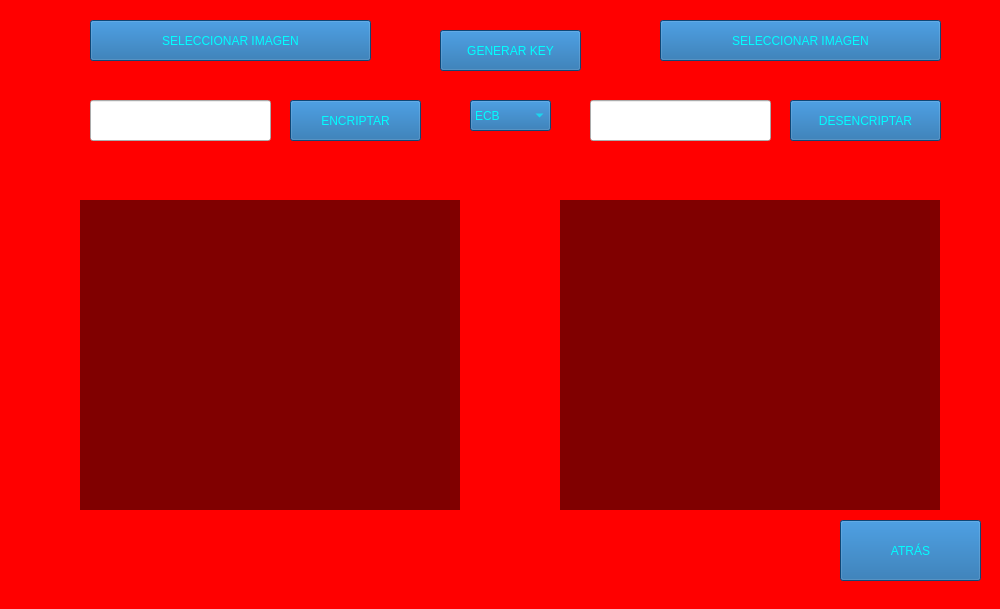
<?xml version="1.0" encoding="UTF-8"?>
<ui version="4.0">
 <class>cripDes</class>
 <widget class="QMainWindow" name="cripDes">
  <property name="geometry">
   <rect>
    <x>0</x>
    <y>0</y>
    <width>1000</width>
    <height>609</height>
   </rect>
  </property>
  <property name="maximumSize">
   <size>
    <width>1000</width>
    <height>613</height>
   </size>
  </property>
  <property name="windowTitle">
   <string>DES</string>
  </property>
  <property name="windowIcon">
   <iconset>
    <normaloff>icono.png</normaloff>icono.png</iconset>
  </property>
  <widget class="QWidget" name="centralwidget">
   <widget class="QLabel" name="fondo">
    <property name="geometry">
     <rect>
      <x>0</x>
      <y>0</y>
      <width>1000</width>
      <height>615</height>
     </rect>
    </property>
    <property name="styleSheet">
     <string notr="true">background-color: #ff0000;</string>
    </property>
    <property name="text">
     <string/>
    </property>
    <property name="pixmap">
     <pixmap>Imag1.jpg</pixmap>
    </property>
    <property name="scaledContents">
     <bool>false</bool>
    </property>
   </widget>
   <widget class="QPushButton" name="encr">
    <property name="geometry">
     <rect>
      <x>290</x>
      <y>100</y>
      <width>131</width>
      <height>41</height>
     </rect>
    </property>
    <property name="styleSheet">
     <string notr="true">background-color: rgb(21, 99, 165);
color: #00ffff;
font: 14pt &quot;Berlin Sans FB&quot;;</string>
    </property>
    <property name="text">
     <string>ENCRIPTAR</string>
    </property>
   </widget>
   <widget class="QLabel" name="img1">
    <property name="geometry">
     <rect>
      <x>80</x>
      <y>200</y>
      <width>380</width>
      <height>310</height>
     </rect>
    </property>
    <property name="font">
     <font>
      <pointsize>9</pointsize>
      <weight>75</weight>
      <bold>true</bold>
     </font>
    </property>
    <property name="styleSheet">
     <string notr="true">background-color:rgba(0,0,0,50%);
color:'white';
padding: 5px 15px 5px 15px;</string>
    </property>
    <property name="inputMethodHints">
     <set>Qt::ImhMultiLine</set>
    </property>
    <property name="text">
     <string/>
    </property>
    <property name="scaledContents">
     <bool>true</bool>
    </property>
    <property name="alignment">
     <set>Qt::AlignJustify|Qt::AlignVCenter</set>
    </property>
    <property name="wordWrap">
     <bool>true</bool>
    </property>
    <property name="textInteractionFlags">
     <set>Qt::LinksAccessibleByMouse|Qt::TextSelectableByKeyboard|Qt::TextSelectableByMouse</set>
    </property>
   </widget>
   <widget class="QPushButton" name="decr">
    <property name="geometry">
     <rect>
      <x>790</x>
      <y>100</y>
      <width>151</width>
      <height>41</height>
     </rect>
    </property>
    <property name="styleSheet">
     <string notr="true">background-color: rgb(21, 99, 165);
color: #00ffff;
font: 14pt &quot;Berlin Sans FB&quot;;</string>
    </property>
    <property name="text">
     <string>DESENCRIPTAR</string>
    </property>
   </widget>
   <widget class="QLabel" name="img2">
    <property name="geometry">
     <rect>
      <x>560</x>
      <y>200</y>
      <width>380</width>
      <height>310</height>
     </rect>
    </property>
    <property name="font">
     <font>
      <pointsize>9</pointsize>
      <weight>75</weight>
      <bold>true</bold>
     </font>
    </property>
    <property name="styleSheet">
     <string notr="true">background-color:rgba(0,0,0,50%);
color:'white';
padding: 5px 15px 5px 15px;</string>
    </property>
    <property name="inputMethodHints">
     <set>Qt::ImhMultiLine</set>
    </property>
    <property name="text">
     <string/>
    </property>
    <property name="scaledContents">
     <bool>true</bool>
    </property>
    <property name="alignment">
     <set>Qt::AlignJustify|Qt::AlignVCenter</set>
    </property>
    <property name="wordWrap">
     <bool>true</bool>
    </property>
    <property name="textInteractionFlags">
     <set>Qt::LinksAccessibleByMouse|Qt::TextSelectableByKeyboard|Qt::TextSelectableByMouse</set>
    </property>
   </widget>
   <widget class="QPushButton" name="back">
    <property name="geometry">
     <rect>
      <x>840</x>
      <y>520</y>
      <width>141</width>
      <height>61</height>
     </rect>
    </property>
    <property name="styleSheet">
     <string notr="true">background-color: rgb(21, 99, 165);
color: #00ffff;
font: 14pt &quot;Berlin Sans FB&quot;;</string>
    </property>
    <property name="text">
     <string>ATRÁS</string>
    </property>
   </widget>
   <widget class="QLineEdit" name="encrPwd">
    <property name="geometry">
     <rect>
      <x>90</x>
      <y>100</y>
      <width>181</width>
      <height>41</height>
     </rect>
    </property>
    <property name="font">
     <font>
      <pointsize>10</pointsize>
     </font>
    </property>
    <property name="text">
     <string/>
    </property>
    <property name="maxLength">
     <number>18</number>
    </property>
    <property name="alignment">
     <set>Qt::AlignCenter</set>
    </property>
   </widget>
   <widget class="QLineEdit" name="decrPwd">
    <property name="geometry">
     <rect>
      <x>590</x>
      <y>100</y>
      <width>181</width>
      <height>41</height>
     </rect>
    </property>
    <property name="font">
     <font>
      <pointsize>10</pointsize>
     </font>
    </property>
    <property name="text">
     <string/>
    </property>
    <property name="maxLength">
     <number>18</number>
    </property>
    <property name="alignment">
     <set>Qt::AlignCenter</set>
    </property>
   </widget>
   <widget class="QPushButton" name="imEn">
    <property name="geometry">
     <rect>
      <x>90</x>
      <y>20</y>
      <width>281</width>
      <height>41</height>
     </rect>
    </property>
    <property name="styleSheet">
     <string notr="true">background-color: rgb(21, 99, 165);
color: #00ffff;
font: 14pt &quot;Berlin Sans FB&quot;;</string>
    </property>
    <property name="text">
     <string>SELECCIONAR IMAGEN</string>
    </property>
   </widget>
   <widget class="QPushButton" name="imDe">
    <property name="geometry">
     <rect>
      <x>660</x>
      <y>20</y>
      <width>281</width>
      <height>41</height>
     </rect>
    </property>
    <property name="styleSheet">
     <string notr="true">background-color: rgb(21, 99, 165);
color: #00ffff;
font: 14pt &quot;Berlin Sans FB&quot;;</string>
    </property>
    <property name="text">
     <string>SELECCIONAR IMAGEN</string>
    </property>
   </widget>
   <widget class="QPushButton" name="bGenerarKey">
    <property name="geometry">
     <rect>
      <x>440</x>
      <y>30</y>
      <width>141</width>
      <height>41</height>
     </rect>
    </property>
    <property name="styleSheet">
     <string notr="true">background-color: rgb(21, 99, 165);
color: #00ffff;
font: 14pt &quot;Berlin Sans FB&quot;;</string>
    </property>
    <property name="text">
     <string>GENERAR KEY</string>
    </property>
   </widget>
   <widget class="QComboBox" name="cBoxModo">
    <property name="geometry">
     <rect>
      <x>470</x>
      <y>100</y>
      <width>81</width>
      <height>31</height>
     </rect>
    </property>
    <property name="layoutDirection">
     <enum>Qt::LeftToRight</enum>
    </property>
    <property name="autoFillBackground">
     <bool>false</bool>
    </property>
    <property name="styleSheet">
     <string notr="true">background-color: rgb(21, 99, 165);
color: #00ffff;
font: 14pt &quot;Berlin Sans FB&quot;;</string>
    </property>
    <item>
     <property name="text">
      <string>ECB</string>
     </property>
    </item>
    <item>
     <property name="text">
      <string>CBC</string>
     </property>
    </item>
    <item>
     <property name="text">
      <string>CBF</string>
     </property>
    </item>
    <item>
     <property name="text">
      <string>OFB</string>
     </property>
    </item>
    <item>
     <property name="text">
      <string>CTR</string>
     </property>
    </item>
   </widget>
  </widget>
 </widget>
 <resources/>
 <connections>
  <connection>
   <sender>encr</sender>
   <signal>clicked()</signal>
   <receiver>img2</receiver>
   <slot>clear()</slot>
   <hints>
    <hint type="sourcelabel">
     <x>403</x>
     <y>135</y>
    </hint>
    <hint type="destinationlabel">
     <x>620</x>
     <y>253</y>
    </hint>
   </hints>
  </connection>
  <connection>
   <sender>decr</sender>
   <signal>clicked()</signal>
   <receiver>img1</receiver>
   <slot>clear()</slot>
   <hints>
    <hint type="sourcelabel">
     <x>804</x>
     <y>129</y>
    </hint>
    <hint type="destinationlabel">
     <x>357</x>
     <y>278</y>
    </hint>
   </hints>
  </connection>
 </connections>
</ui>
